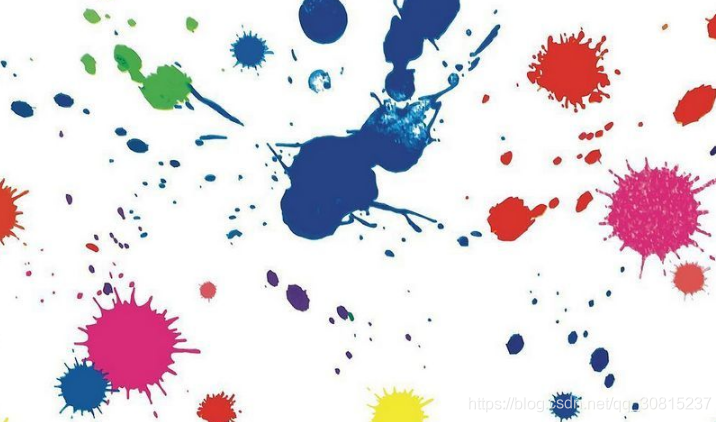
//> input picture test/c/1.png, 721 x 422 px, given in place of the camera
$ ./circle   (built with g++ and OpenCV 4)
//> lines starting //> are read from the running program, lines starting //| are printed output that depends on the picture; after the words box and inside, x2 and y2 are one past the last pixel; in counts of white or black regions, pixels touching at a corner belong together
### test/c/usart/uart.h

/************************************/
/* @auteur Mathieu Bahin            */
/* @date_création mars 2020         */
/* @version 1.0                     */
/* @email bahin.mathieu@gmail.com   */
/************************************/

#ifndef _UART_H
#define _UART_H


// Define Constants
const char *uart_target = "/dev/ttyTHS1";
#define     NSERIAL_CHAR   256
#define     VMINX          1
#define     BAUDRATE       B115200


class Uart {
private:
  /* data */
  int fid;
public:
  unsigned char serial_message[NSERIAL_CHAR];


  Uart ();
  void sendUart(unsigned char *msg);
  bool sendUart_fb(unsigned char *msg);
  void readUart();
  void closeUart();

};
#endif

### test/circle_control/circle.cpp
#include "opencv2/opencv.hpp"
#include "opencv2/highgui.hpp"
#include <iostream>
using namespace cv;

//begin::uart部分***************************************************************************************************
#include "uart.h"
#include <stdio.h>
#include <stdarg.h>
#include <unistd.h>       // Used for UART
#include <sys/fcntl.h>    // Used for UART
#include <termios.h>      // Used for UART
#include <string.h>

using namespace std;

Uart :: Uart (){
  int ii, jj, kk;
  struct termios  port_options;   // Create the structure

  tcgetattr(fid, &port_options);	// Get the current attributes of the Serial port
  fid = open(uart_target, O_RDWR | O_NOCTTY );
  tcflush(fid, TCIFLUSH);
  tcflush(fid, TCIOFLUSH);
  if (fid == -1)
  {
    printf("**Error - Unable to open UART**.  \n=>Ensure it is not in use by another application\n=>Ensure proper privilages are granted to accsess /dev/.. by run as a sudo\n");
  }
  port_options.c_cflag &= ~PARENB;            // Disables the Parity Enable bit(PARENB),So No Parity
  port_options.c_cflag &= ~CSTOPB;            // CSTOPB = 2 Stop bits,here it is cleared so 1 Stop bit
  port_options.c_cflag &= ~CSIZE;	            // Clears the mask for setting the data size
  port_options.c_cflag |=  CS8;               // Set the data bits = 8
  port_options.c_cflag &= ~CRTSCTS;           // No Hardware flow Control
  port_options.c_cflag |=  CREAD | CLOCAL;                  // Enable receiver,Ignore Modem Control lines
  port_options.c_iflag &= ~(IXON | IXOFF | IXANY);          // Disable XON/XOFF flow control both input & output
  port_options.c_iflag &= ~(ICANON | ECHO | ECHOE | ISIG);  // Non Cannonical mode
  port_options.c_oflag &= ~OPOST;                           // No Output Processing

  port_options.c_lflag = 0;               //  enable raw input instead of canonical,

  port_options.c_cc[VMIN]  = VMINX;       // Read at least 1 character
  port_options.c_cc[VTIME] = 0;           // Wait indefinetly

  cfsetispeed(&port_options,BAUDRATE);    // Set Read  Speed
  cfsetospeed(&port_options,BAUDRATE);    // Set Write Speed

  // Set the attributes to the termios structure
  int att = tcsetattr(fid, TCSANOW, &port_options);

  if (att != 0 )
  {
    printf("\nERROR in Setting port attributes");
  }
  else
  {
    printf("\nSERIAL Port Good to Go.\n");
  }

  // Flush Buffers
  tcflush(fid, TCIFLUSH);
  tcflush(fid, TCIOFLUSH);
}

// [78 lines left out: functions sendUart, readUart, fputc, Uart_Printf, closeUart, not called in this run]
//end::uart部分***************************************************************************************************

const char* windowname="win";
int max_r=100;
int min_r=60;
int min_d=80;
int t_hold=25;
int param1=100;
int param2=20;
const int t_max=255;
const int r_max=1000;
const int d_max=100;
const int p1_max=200;
const int p2_max=200;


int main()
{
  VideoCapture capture(0);
  Mat image;
	Mat matCanny;
  Mat BinImg;
  Mat matDst;
  Uart u;

  void on_Trackbar_1(int, void*);
  void on_Trackbar_2(int, void*);
  void on_Trackbar_3(int, void*);
  void on_Trackbar_4(int, void*);
  void on_Trackbar_5(int, void*);
  void on_Trackbar_6(int, void*);
  namedWindow(windowname,0);
  setWindowProperty(windowname, WND_PROP_ASPECT_RATIO , WINDOW_FREERATIO);
  resizeWindow(windowname, 400, 300);
  moveWindow(windowname, 0, 0);
  createTrackbar("t_hold",windowname, &t_hold, t_max, on_Trackbar_3);
  createTrackbar("max_r",windowname, &max_r, r_max, on_Trackbar_1);
  createTrackbar("min_r",windowname, &min_r, r_max, on_Trackbar_2);
  createTrackbar("min_d",windowname, &min_d, d_max, on_Trackbar_6);
  createTrackbar("p_1",windowname, &param1, p1_max, on_Trackbar_4);
  createTrackbar("p_2",windowname, &param2, p2_max, on_Trackbar_5);

	while (capture.isOpened())
	{
		capture >> image;
//> image is the input picture: 422 rows x 721 cols, CV_8UC3; mean B, G, R 226.1, 220.4, 227.4
		if (image.empty())break;
    cvtColor(image, matDst, COLOR_BGR2GRAY);
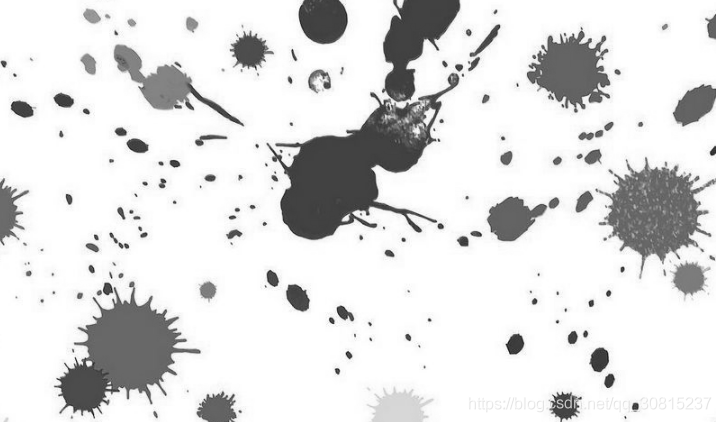
//> matDst: 422 rows x 721 cols, CV_8UC1; min 17, max 255, mean 223.1
		threshold(matDst, BinImg, t_hold, 255, THRESH_BINARY_INV|THRESH_OTSU);
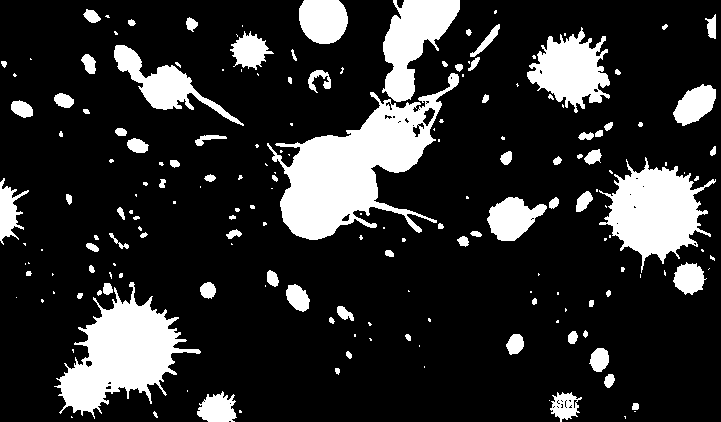
//> BinImg: 422 rows x 721 cols, CV_8UC1; 17.9% white; 182 white regions (95 under 20 px), largest, box (x1, y1, x2, y2) and area: (267, 73, 459, 240) 12515, (54, 282, 201, 419) 8605, (599, 157, 716, 273) 6705
    Canny(BinImg, matCanny, 100, 300, 3, false);		//canny算子
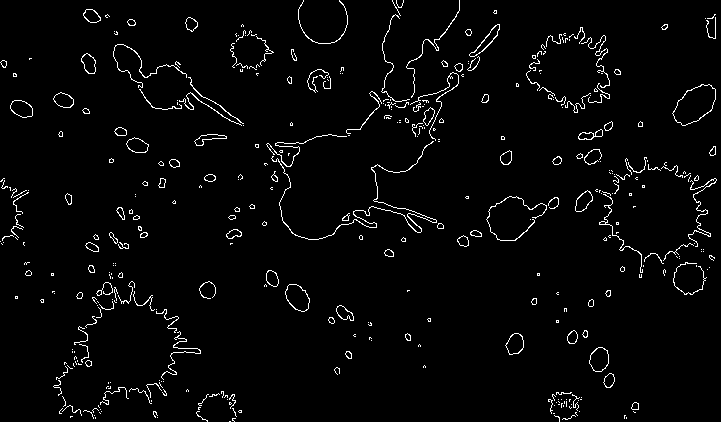
//> matCanny: 422 rows x 721 cols, CV_8UC1; 2.8% white in thin lines or dots

		std::vector<Vec3f> circles;
		HoughCircles(matCanny, circles, HOUGH_GRADIENT, 1, min_d, param1, param2, min_r, max_r);
//> circles = empty
		//在原图中画出圆心和圆
		for (size_t i = 0; i < circles.size(); i++) {
			//提取出圆心坐标
			Point center(round(circles[i][0]), round(circles[i][1]));
			//提取出圆半径
			int radius = round(circles[i][2]);
			//圆心
			circle(image, center, 3, Scalar(255,0,0), -1, 4, 0);
			//圆
			circle(image, center, radius, Scalar(255,0,0), 3, 4, 0);
		}
//> this loop made 0 passes

//> (the run ends here: the program crashes, at `printf("x:%d\ny:%d\n",(int)round(circles[0][0]),(int)round(circles[0][..`)
